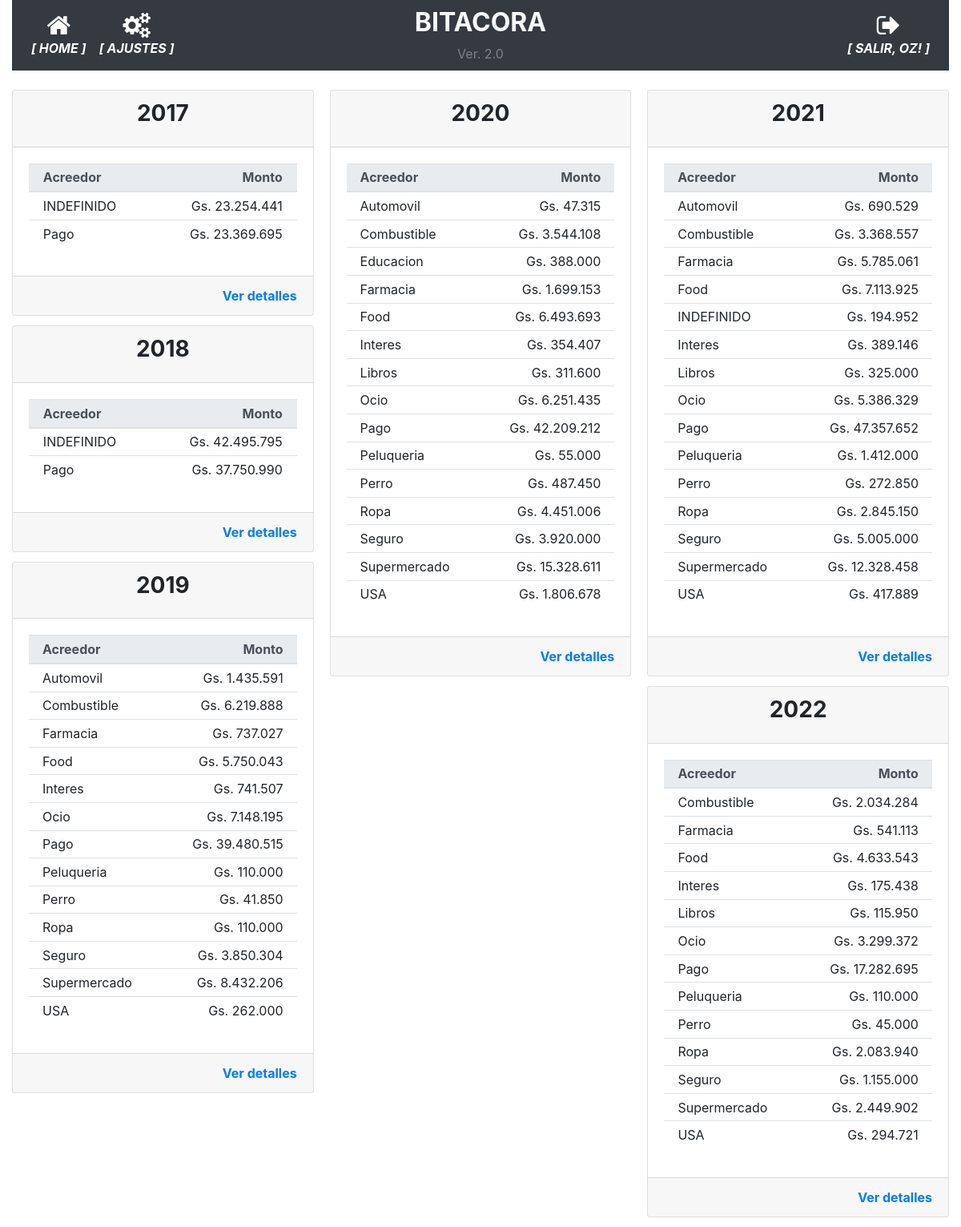
/historial_operacion (signed in), run on the app's committed database.
### app/models.py (models this page shows, shortened)
class User(UserMixin, db.Model):
    id = db.Column(db.Integer, primary_key=True)
    username = db.Column(db.String(64), index=True, unique=True)
    email = db.Column(db.String(120), index=True, unique=True)
    password_hash = db.Column(db.String(128))
    perfil = db.Column(db.String(128))

class TiposMovimiento(db.Model):
    __tablename__='tipos_movimiento'
    id = db.Column(db.Integer, primary_key=True)
    tipo = db.Column(db.String(100), nullable=False)

### app/routes.py (the view)
@app.route('/historial_operacion', methods=['GET', 'POST'])
@login_required
def historial_operacion():
    operaciones = db.session.query(func.strftime("%Y", Movimientos.fecha_operacion).label('fecha'), TiposMovimiento.tipo.label('acreedor'), func.sum(Movimientos.monto_operacion).label('total')).join(TiposMovimiento).group_by(func.strftime("%Y", Movimientos.fecha_operacion), TiposMovimiento.tipo).all()
    return render_template('historial_operaciones.html', gastos=operaciones)#, anno=anno, movimientos_anno=movimientos_anno, movimientos_anno_especifico=movimientos_anno_especifico, movimientos_mes_especifico=movimientos_mes_especifico, movimientos_mes_detalle=movimientos_mes_detalle)

### app/models.py (called while the page is built)
@login.user_loader
def load_user(id):
    return User.query.get(int(id))

### app/templates/historial_operaciones.html
{% extends "base.html" %}
{% block main %}
<div class="card-columns">
    {% for fecha, detalle_gasto in gastos | groupby('fecha') %}
    <div class="card card-responsive">
        <div class="card-header">
            <h3 class="card-title text-center"><strong>{{ fecha }}</strong></h3>
        </div>
        <div class="card-body">
            <table class="table table-sm">
                <thead class="thead-light">
                    <th></th>
                    <th>Acreedor</th>
                    <th class="card-text text-right">Monto</th>
                    <th></th>
                </thead>
                <tbody>
                    {% for gasto in detalle_gasto %}
                    <tr>
                        <td></td>
                        <td>{{gasto.acreedor}}</td>
                        <td class="card-text text-right">{{ "Gs. {:,.0f}".format(gasto.total).replace(",", ".") }}</td>
                        <td></td>
                    </tr>
                    {% endfor %}
                </tbody>
            </table>
        </div>
        <div class="card-footer text-muted text-right">
            <a href="{{ url_for('movimientos_mes', mes=fecha) }}" class="card-link"><strong>Ver detalles</strong></a>
        </div>
    </div>
    {% endfor %}
</div>
{% endblock %}

### app/templates/base.html (shortened to what this page needs)
<!doctype html>
<html lang="en">
  <head>
    <link rel="stylesheet" href="https://stackpath.bootstrapcdn.com/bootstrap/4.5.0/css/bootstrap.min.css">
    <link rel="stylesheet" href="https://maxcdn.bootstrapcdn.com/font-awesome/4.4.0/css/font-awesome.min.css">
  </head>
  <body>
    <div class="container-fluid">
      <nav class="navbar navbar-expand-md navbar-dark bg-dark">
        <div class="navbar-collapse collapse w-100 order-1 order-md-0 dual-collapse2">
            <ul class="navbar-nav mr-auto text-center">
              <li class="nav-item active">
                <a href="{{ url_for('index') }}" class="nav-link d-flex flex-column">
                <i class="fa fa-home fa-2x"></i>
                <span class="d-none d-sm-inline"><i><strong>[ HOME ]</strong></i></span></a>
              </li>
              <li class="nav-item active">
                <a href="{{ url_for('parametrico') }}" class="nav-link d-flex flex-column">
                <i class="fa fa-cogs fa-2x"></i>
                <span class="d-none d-sm-inline"><i><strong>[ AJUSTES ]</strong></i></span></a>
              </li>
            </ul>
        </div>
        <div class="mx-auto order-0 text-center">
            <h2 class="mx-auto text-light"><strong>BITACORA</strong></h2>
            <span style="color: grey">Ver. 2.0</span>
        </div>
        <div class="navbar-collapse collapse w-100 order-3 dual-collapse2">
            <ul class="navbar-nav ml-auto text-center">
              <li class="nav-item active">
                {% if current_user.is_anonymous %}
                  <a href="{{ url_for('logout') }}" class="nav-link d-flex flex-column">
                  <i class="fa fa-sign-in fa-2x"></i>
                  <span class="d-none d-sm-inline"><i><strong>[ ACCEDER ]</strong></i></span></a>
                {% else %}
                  <a href="{{ url_for('logout') }}" class="nav-link d-flex flex-column">
                  <i class="fa fa-sign-out fa-2x"></i>
                  <span class="d-none d-sm-inline"><i><strong>[ SALIR, {{ current_user.username | upper }}! ]</strong></i></span></a>
                {% endif %}
              </li>
            </ul>
        </div>
    </nav>
    <br>
      <div>
        {% block main %}{% endblock %}
      </div>
    </div>
  </body>
</html>

### data on the page
User: username "OZ"
TiposMovimiento: acreedor "INDEFINIDO", total "Gs. 23.254.441", total "Gs. 42.495.795", total "Gs. 194.952"
TiposMovimiento: acreedor "Pago", total "Gs. 23.369.695", total "Gs. 37.750.990", total "Gs. 39.480.515", total "Gs. 42.209.212", total "Gs. 47.357.652", total "Gs. 17.282.695"
TiposMovimiento: acreedor "Automovil", total "Gs. 1.435.591", total "Gs. 47.315", total "Gs. 690.529"
TiposMovimiento: acreedor "Combustible", total "Gs. 6.219.888", total "Gs. 3.544.108", total "Gs. 3.368.557", total "Gs. 2.034.284"
TiposMovimiento: acreedor "Farmacia", total "Gs. 737.027", total "Gs. 1.699.153", total "Gs. 5.785.061", total "Gs. 541.113"
TiposMovimiento: acreedor "Food", total "Gs. 5.750.043", total "Gs. 6.493.693", total "Gs. 7.113.925", total "Gs. 4.633.543"
TiposMovimiento: acreedor "Interes", total "Gs. 741.507", total "Gs. 354.407", total "Gs. 389.146", total "Gs. 175.438"
TiposMovimiento: acreedor "Ocio", total "Gs. 7.148.195", total "Gs. 6.251.435", total "Gs. 5.386.329", total "Gs. 3.299.372"
TiposMovimiento: acreedor "Peluqueria", total "Gs. 110.000", total "Gs. 55.000", total "Gs. 1.412.000"
TiposMovimiento: acreedor "Perro", total "Gs. 41.850", total "Gs. 487.450", total "Gs. 272.850", total "Gs. 45.000"
TiposMovimiento: acreedor "Ropa", total "Gs. 110.000", total "Gs. 4.451.006", total "Gs. 2.845.150", total "Gs. 2.083.940"
TiposMovimiento: acreedor "Seguro", total "Gs. 3.850.304", total "Gs. 3.920.000", total "Gs. 5.005.000", total "Gs. 1.155.000"
TiposMovimiento: acreedor "Supermercado", total "Gs. 8.432.206", total "Gs. 15.328.611", total "Gs. 12.328.458", total "Gs. 2.449.902"
TiposMovimiento: acreedor "USA", total "Gs. 262.000", total "Gs. 1.806.678", total "Gs. 417.889", total "Gs. 294.721"
TiposMovimiento: acreedor "Educacion", total "Gs. 388.000"
TiposMovimiento: acreedor "Libros", total "Gs. 311.600", total "Gs. 325.000", total "Gs. 115.950"

### other printed values
{{ fecha }} "2017" "2018" "2019" "2020" "2021" "2022"
